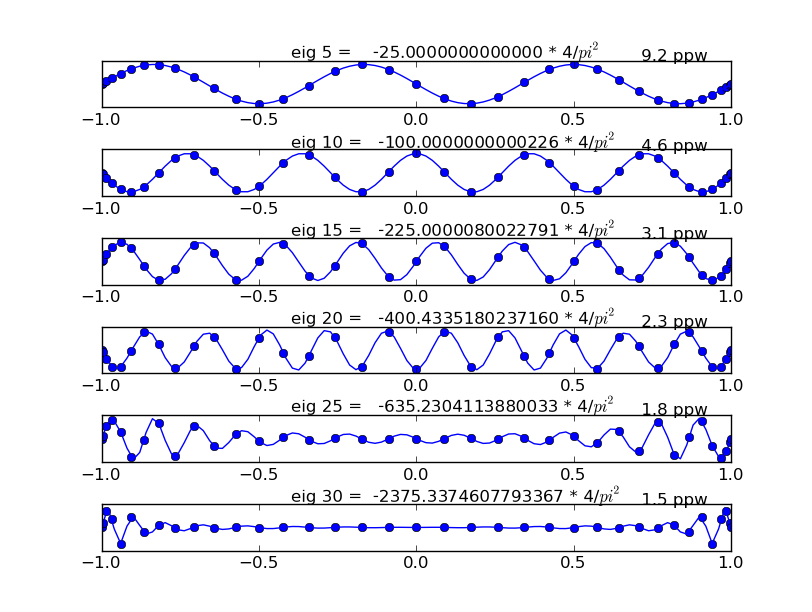

This figure's Python source:
#!/usr/bin/env python
#
# Purpose:
#     Solve eigenvalue BVP using Chebyshev polynomials 
# Problem being solved: 
#    u_xx = lambda*u, on [-1,1]
# Boundary conditions: 
#     u(-1)=u(1)=0.
#
from pysplib import *
import numpy as np
from scipy.linalg import solve, eig
from matplotlib import pyplot as plt

n=36

# Chebyshev Gauss-Lobatto nodes
x=zechgl(n)

# Derivative matrix for Chebyshev interpolant at Gauss-Lobatto nodes
D=dmchgl(n,x,n)

D2=np.dot(D,D)
D2=D2[1:n,1:n]

# Get eigenvalues and right-eigenvectors using scipy.linalg.eig
# Notice: lam,V in reverse order that in Matlab where it's [V,Lam]=eig(D2)
# Also notice the difference In Matlab we get diagonal matrix lam, and here an numpy array lam!!!
lam,V=eig(D2)   
ii = np.argsort(-lam)          # sort eigenvalues
lam=lam[ii]
V=V[:,ii]

fig = plt.figure()
#fig, axes = plt.subplots(nrows=6, ncols=1)
#fig.tight_layout()
eigs=np.linspace(5,30,6)       # plot 6 eigenmodes
for j in eigs:              
    lv = np.shape(V)[0]+2
    u = np.zeros(lv)
    u[1:lv-1] = V[:,int(j)]  
    ax1 = fig.add_subplot(6,1,j/5)
    ax1.plot(x,u,'bo')
    plt.subplots_adjust(hspace = 0.9)
    xx=np.linspace(-1.,1.,100)
    uu = np.polyval(np.polyfit(x,u,n),xx)    # interpolate grid data
    ax1.text(-0.4,np.max(uu),'eig %d = %20.13f * 4/$pi^2$' %(j,lam[j-1]*4/np.pi**2) )
    ax1.text(0.7,np.max(uu),'%4.1f ppw' % (4*n/(np.pi*j)) )
    ax1.get_yaxis().set_visible(False)
    ax1.plot(xx,uu,'b')

plt.show()
